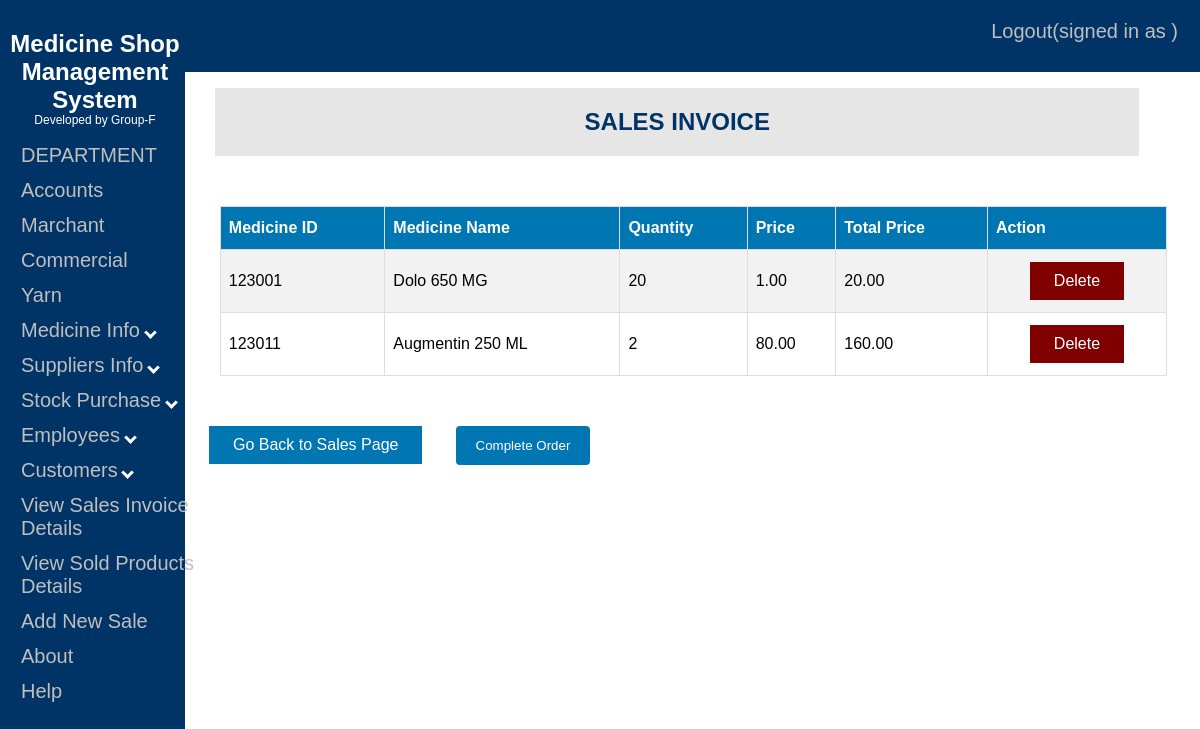
/pharm-pos2.php?sid=1, run on the app's committed database.
### tables this page shows
CREATE TABLE `sales_items` (
  `SALE_ID` int(11) NOT NULL,
  `MED_ID` decimal(6,0) NOT NULL,
  `SALE_QTY` int(11) NOT NULL,
  `TOT_PRICE` decimal(8,2) NOT NULL
);

CREATE TABLE `meds` (
  `MED_ID` decimal(6,0) NOT NULL,
  `MED_NAME` varchar(50) NOT NULL,
  `MED_QTY` int(11) NOT NULL,
  `CATEGORY` varchar(20) DEFAULT NULL,
  `MED_PRICE` decimal(6,2) NOT NULL,
  `LOCATION_RACK` varchar(30) DEFAULT NULL
);

### pharm-pos2.php (the view, shortened to what this page needs)
<!DOCTYPE html>
<html>
<head>
<link rel="stylesheet" type="text/css" href="nav2.css">
<link rel="stylesheet" type="text/css" href="form3.css">
<link rel="stylesheet" type="text/css" href="table2.css">
</head>
<body>
<?php require('commom.php'); ?>
	<?php
		include "config.php";
		$sql="SELECT E_FNAME from EMPLOYEE WHERE E_ID='$_SESSION[user]'";
		$result=$conn->query($sql);
		$row=$result->fetch_row();
		$ename=$row[0];
	?>
	<div class="topnav">
		<a href="logout1.php">Logout(signed in as <?php echo $ename; ?>)</a>
	</div>
	<center>
	<div class="head">
	<h2> SALES INVOICE</h2>
	</div>
	</center>
	<table align='right' id='table1'>
		<tr>
			<th>Medicine ID</th>
			<th>Medicine Name</th>
			<th>Quantity</th>
			<th>Price</th>
			<th>Total Price</th>
			<th>Action</th>
		</tr>
	<?php
		if(isset($_GET['sid'])) {
		$sid=$_GET['sid'];}
		if(!empty($sid)) {
		$qry1 = "SELECT med_id,sale_qty,tot_price FROM sales_items where sale_id=$sid";
		$result1 = $conn->query($qry1);
			if ($result1->num_rows > 0) {
			while($row1 = $result1->fetch_assoc()) {
					$medid=$row1["med_id"];
					$qry2 = "SELECT med_name,med_price FROM meds where med_id=$medid";
					$result2 = $conn->query($qry2);
					$row2=$result2->fetch_row();
				echo "<tr>";
					echo "<td>" . $row1["med_id"]. "</td>";
					echo "<td>" . $row2[0] . "</td>";
					echo "<td>" . $row1["sale_qty"]. "</td>";
					echo "<td>" . $row2[1] . "</td>";
					echo "<td>" . $row1["tot_price"]. "</td>";
					echo "<td align=center>";
					echo "<a name='delete' class='button1 del-btn' href=pharm-pos-delete.php?mid=".$row1['med_id']."&slid=".$sid.">Delete</a>";
					echo "</td>";
				echo "</tr>";
				}
			echo "</table>";
			}
		}
	?>
		<div class="one" style="background-color:white;">
		<form method=post>
		<a name='pos1' class='button1 view-btn' href=pharm-pos1.php?sid=".$sid.">Go Back to Sales Page</a>
		<input type='submit' name='custadd' value='Complete Order'><br>
		</form>
		</div>
</body>
</html>

### nav2.css (style rules this page uses)
.topnav { overflow: hidden; background-color: #003366; margin:0px; vertical-align:top; width: 100%; height:9%; position: fixed; x-index: 1; top: 0; left: 0; }
.topnav a { float: right; text-align: center; padding: 20px 22px; text-decoration: none; font-size: 20px; font-family:Arial; color: #bfbfbf; display: block; border: none; background: none; cursor: pointer; outline: none; }
div.head { width:78%; font-family:Arial; background-color:#e6e6e6; color:#003366; float:right; margin-top:80px; margin-right:53px; margin-left:0px; top: 0; right: 0; overflow:hidden; }

### form3.css (style rules this page uses)
.one { border-radius: 5px; box-sizing: border-box; background-color: #f2f2f2; padding:30px; padding-right:10px; padding-left: 60px; width:1000px; float:right; margin-right:45px; margin-top:0px; margin-bottom:50px; font-family:Arial; }
input[type=submit] { background-color: #0077b3; color: white; padding: 12px 20px; border: none; border-radius: 4px; cursor: pointer; display:inline-block; margin-top:20px; }

### table2.css (style rules this page uses)
#table1 { font-family: Arial; border-collapse: collapse; margin-top:50px; margin-right:25px; width: 80%; overflow:auto; }
#table1 td, #table1 th { border: 1px solid #ddd; padding: 8px; }
#table1 tr:nth-child(even) { background-color: #f2f2f2; }
#table1 th { padding-top: 12px; padding-bottom: 12px; text-align: left; background-color: #0077b3; color: white; }
.button1 { border:none; color: white; padding: 10px 24px; text-align: center; text-decoration: none; display: inline-block; margin: 4px 2px; cursor: pointer; }
.del-btn { background-color:#800000; }
.view-btn { background-color:#0077b3; }

### data on the page
sales_items: MED_ID "123001", meds.MED_NAME "Dolo 650 MG", SALE_QTY "20", meds.MED_PRICE "1.00", TOT_PRICE "20.00"
sales_items: MED_ID "123011", meds.MED_NAME "Augmentin 250 ML", SALE_QTY "2", meds.MED_PRICE "80.00", TOT_PRICE "160.00"
